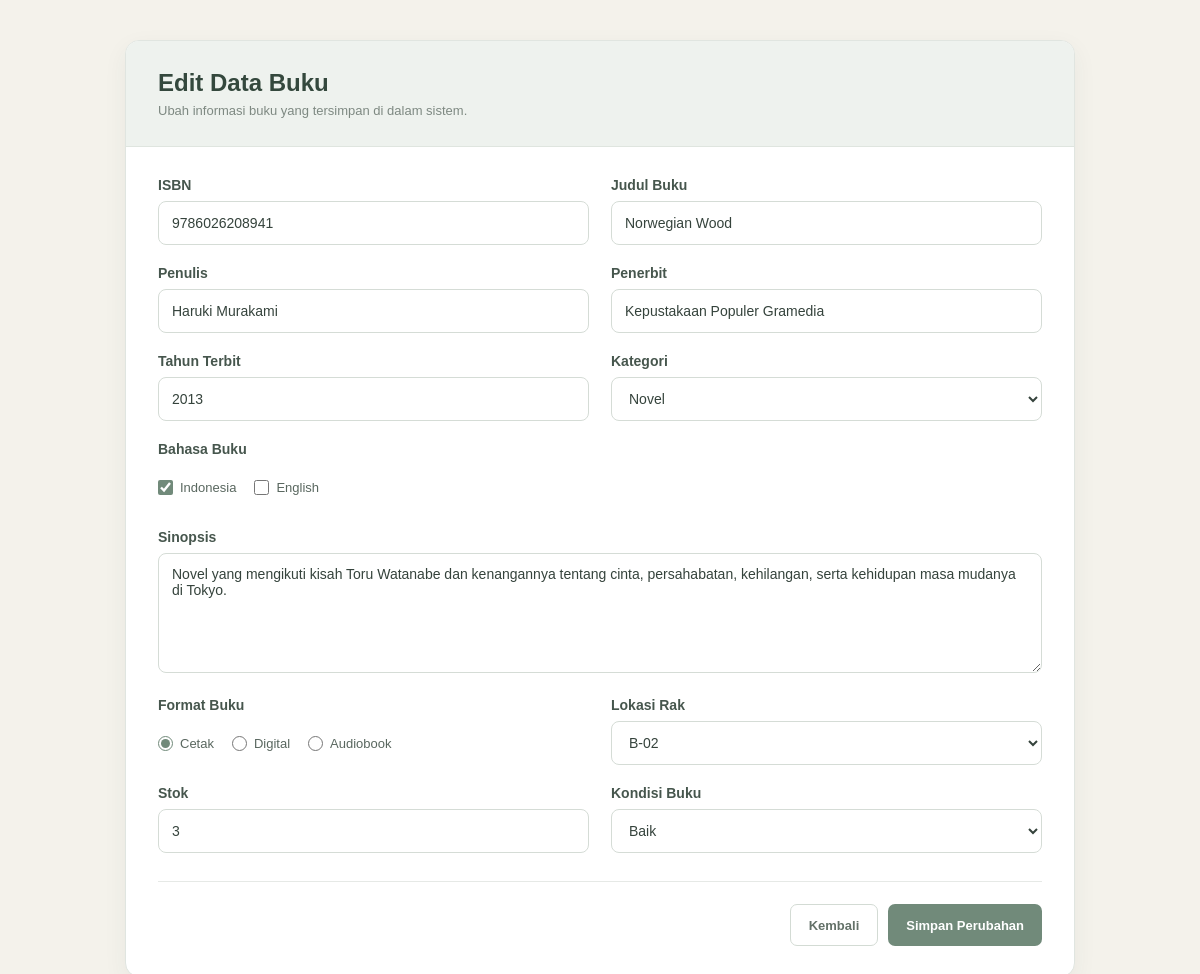
Page /edit.php?id=4 (signed in) on the committed database.
### tables this page shows
CREATE TABLE IF NOT EXISTS `buku` (
  `id` int NOT NULL AUTO_INCREMENT,
  `isbn` varchar(20) NOT NULL,
  `judul` varchar(150) NOT NULL,
  `penulis` varchar(100) NOT NULL,
  `penerbit` varchar(100) NOT NULL,
  `tahun_terbit` year NOT NULL,
  `kategori` varchar(50) NOT NULL,
  `bahasa_buku` varchar(50) NOT NULL,
  `sinopsis` text NOT NULL,
  `format_buku` varchar(20) NOT NULL,
  `lokasi_rak` varchar(20) NOT NULL,
  `stok` int NOT NULL,
  `kondisi` varchar(30) NOT NULL,
  PRIMARY KEY (`id`),
  UNIQUE KEY `isbn` (`isbn`)
);

### edit.php (the view, shortened to what this page needs)
<?php
require "config/koneksi.php";
$bahasa = $_SESSION["bahasa"] ?? "id";
$kategori_valid = [
    "Novel",
    "Komik/Manga",
    "Pendidikan",
    "Teknologi",
    "Sejarah",
    "Sains",
    "Biografi",
    "Referensi",
    "Agama",
    "Umum"
];
$lokasi_valid = [
    "A-01",
    "A-02",
    "A-03",
    "A-04",
    "A-05",
    "B-01",
    "B-02",
    "B-03",
    "B-04",
    "B-05",
    "C-01",
    "C-02",
    "C-03",
    "C-04",
    "C-05"
];
$kondisi_valid = [
    "Baru",
    "Sangat Baik",
    "Baik",
    "Cukup Baik",
    "Rusak Ringan",
    "Rusak"
];
$id = filter_input(
    INPUT_GET,
    "id",
    FILTER_VALIDATE_INT
);
$stmt = $pdo->prepare(
    "SELECT * FROM buku WHERE id = :id"
);
$stmt->execute([
    ":id" => $id
]);
$buku = $stmt->fetch(PDO::FETCH_ASSOC);
$isbn = $buku["isbn"];
$judul = $buku["judul"];
$penulis = $buku["penulis"];
$penerbit = $buku["penerbit"];
$tahun_terbit = $buku["tahun_terbit"];
$kategori = $buku["kategori"];
$bahasa_pilihan = array_filter(
    array_map(
        "trim",
        explode(",", $buku["bahasa_buku"])
    )
);
$sinopsis = $buku["sinopsis"];
$format_buku = $buku["format_buku"];
$lokasi_rak = $buku["lokasi_rak"];
$stok = $buku["stok"];
$kondisi = $buku["kondisi"];
?>
<!DOCTYPE html>
<html lang="<?= htmlspecialchars($bahasa) ?>">
<head>
    <link rel="stylesheet" href="style.css">
</head>
<body class="form-page">
    <div class="form-wrapper">
        <div class="form-card">
            <div class="form-card-header">
                <h1>
                    <?= htmlspecialchars($teks[$bahasa]["judul"]) ?>
                </h1>
                <p>
                    <?= htmlspecialchars($teks[$bahasa]["subjudul"]) ?>
                </p>
            </div>
            <div class="form-card-body">
                <form method="POST">
                    <div class="form-grid">
                        <div class="form-field">
                            <label for="isbn">
                                <?= htmlspecialchars($teks[$bahasa]["isbn"]) ?>
                            </label>
                            <input
                                type="text"
                                id="isbn"
                                name="isbn"
                                value="<?= htmlspecialchars($isbn) ?>"
                            >
                        </div>
                        <div class="form-field">
                            <label for="judul">
                                <?= htmlspecialchars($teks[$bahasa]["judul_buku"]) ?>
                            </label>
                            <input
                                type="text"
                                id="judul"
                                name="judul"
                                value="<?= htmlspecialchars($judul) ?>"
                            >
                        </div>
                        <div class="form-field">
                            <label for="penulis">
                                <?= htmlspecialchars($teks[$bahasa]["penulis"]) ?>
                            </label>
                            <input
                                type="text"
                                id="penulis"
                                name="penulis"
                                value="<?= htmlspecialchars($penulis) ?>"
                            >
                        </div>
                        <div class="form-field">
                            <label for="penerbit">
                                <?= htmlspecialchars($teks[$bahasa]["penerbit"]) ?>
                            </label>
                            <input
                                type="text"
                                id="penerbit"
                                name="penerbit"
                                value="<?= htmlspecialchars($penerbit) ?>"
                            >
                        </div>
                        <div class="form-field">
                            <label for="tahun_terbit">
                                <?= htmlspecialchars($teks[$bahasa]["tahun"]) ?>
                            </label>
                            <input
                                type="number"
                                id="tahun_terbit"
                                name="tahun_terbit"
                                value="<?= htmlspecialchars($tahun_terbit) ?>"
                            >
                        </div>
                        <div class="form-field">
                            <label for="kategori">
                                <?= htmlspecialchars($teks[$bahasa]["kategori"]) ?>
                            </label>
                            <select
                                id="kategori"
                                name="kategori"
                            >
                                <?php foreach ($kategori_valid as $pilihan_kategori): ?>
                                    <option
                                        value="<?= htmlspecialchars($pilihan_kategori) ?>"
                                        <?= $kategori == $pilihan_kategori ? "selected" : "" ?>
                                    >
                                        <?= htmlspecialchars($pilihan_kategori) ?>
                                    </option>
                                <?php endforeach; ?>
                            </select>
                        </div>
                        <div class="form-field form-grid-full">
                            <label>
                                <?= htmlspecialchars($teks[$bahasa]["bahasa_buku"]) ?>
                            </label>
                            <div class="option-group">
                                <label class="option-item">
                                    <input
                                        type="checkbox"
                                        name="bahasa_buku[]"
                                        value="Indonesia"
                                        <?= in_array("Indonesia", $bahasa_pilihan) ? "checked" : "" ?>
                                    >
                                    <?= htmlspecialchars($teks[$bahasa]["indonesia"]) ?>
                                </label>
                                <label class="option-item">
                                    <input
                                        type="checkbox"
                                        name="bahasa_buku[]"
                                        value="English"
                                        <?= in_array("English", $bahasa_pilihan) ? "checked" : "" ?>
                                    >
                                    <?= htmlspecialchars($teks[$bahasa]["english"]) ?>
                                </label>
                            </div>
                        </div>
                        <div class="form-field form-grid-full">
                            <label for="sinopsis">
                                <?= htmlspecialchars($teks[$bahasa]["sinopsis"]) ?>
                            </label>
                            <textarea
                                id="sinopsis"
                                name="sinopsis"
                            ><?= htmlspecialchars($sinopsis) ?></textarea>
                        </div>
                        <div class="form-field">
                            <label>
                                <?= htmlspecialchars($teks[$bahasa]["format"]) ?>
                            </label>
                            <div class="option-group">
                                <label class="option-item">
                                    <input
                                        type="radio"
                                        name="format_buku"
                                        value="Cetak"
                                        <?= $format_buku == "Cetak" ? "checked" : "" ?>
                                    >
                                    <?= htmlspecialchars($teks[$bahasa]["cetak"]) ?>
                                </label>
                                <label class="option-item">
                                    <input
                                        type="radio"
                                        name="format_buku"
                                        value="Digital"
                                        <?= $format_buku == "Digital" ? "checked" : "" ?>
                                    >
                                    <?= htmlspecialchars($teks[$bahasa]["digital"]) ?>
                                </label>
                                <label class="option-item">
                                    <input
                                        type="radio"
                                        name="format_buku"
                                        value="Audiobook"
                                        <?= $format_buku == "Audiobook" ? "checked" : "" ?>
                                    >
                                    <?= htmlspecialchars($teks[$bahasa]["audiobook"]) ?>
                                </label>
                            </div>
                        </div>
                        <div class="form-field">
                            <label for="lokasi_rak">
                                <?= htmlspecialchars($teks[$bahasa]["lokasi"]) ?>
                            </label>
                            <select
                                id="lokasi_rak"
                                name="lokasi_rak"
                            >
                                <?php foreach ($lokasi_valid as $pilihan_lokasi): ?>
                                    <option
                                        value="<?= htmlspecialchars($pilihan_lokasi) ?>"
                                        <?= $lokasi_rak == $pilihan_lokasi ? "selected" : "" ?>
                                    >
                                        <?= htmlspecialchars($pilihan_lokasi) ?>
                                    </option>
                                <?php endforeach; ?>
                            </select>
                        </div>
                        <div class="form-field">
                            <label for="stok">
                                <?= htmlspecialchars($teks[$bahasa]["stok"]) ?>
                            </label>
                            <input
                                type="number"
                                id="stok"
                                name="stok"
                                min="0"
                                value="<?= htmlspecialchars($stok) ?>"
                            >
                        </div>
                        <div class="form-field">
                            <label for="kondisi">
                                <?= htmlspecialchars($teks[$bahasa]["kondisi"]) ?>
                            </label>
                            <select
                                id="kondisi"
                                name="kondisi"
                            >
                                <?php foreach ($kondisi_valid as $pilihan_kondisi): ?>
                                    <option
                                        value="<?= htmlspecialchars($pilihan_kondisi) ?>"
                                        <?= $kondisi == $pilihan_kondisi ? "selected" : "" ?>
                                    >
                                        <?= htmlspecialchars($pilihan_kondisi) ?>
                                    </option>
                                <?php endforeach; ?>
                            </select>
                        </div>
                    </div>
                    <div class="form-actions">
                        <a
                            href="index.php"
                            class="button-back"
                        >
                            <?= htmlspecialchars($teks[$bahasa]["kembali"]) ?>
                        </a>
                        <button
                            type="submit"
                            name="simpan"
                            class="button-save"
                        >
                            <?= htmlspecialchars($teks[$bahasa]["simpan"]) ?>
                        </button>
                    </div>
                </form>
            </div>
        </div>
    </div>
</body>
</html>

### style.css (style rules this page uses)
* { box-sizing: border-box; margin: 0; padding: 0; }
body { font-family: Arial, Helvetica, sans-serif; color: #35433c; background: #f4f2eb; }
a { text-decoration: none; }
button, input, select, textarea { font-family: inherit; }
.form-group label, .form-field label { display: block; margin-bottom: 8px; color: #46564d; font-size: 14px; font-weight: 600; }
.form-group input, .form-field input[type="text"], .form-field input[type="number"], .form-field select, .form-field textarea { width: 100%; border: 1px solid #d5dcd6; border-radius: 8px; background: #ffffff; color: #35433c; font-size: 14px; outline: none; transition: border-color 0.2s ease, box-shadow 0.2s ease; }
.form-group input, .form-field input[type="text"], .form-field input[type="number"], .form-field select { height: 44px; padding: 0 13px; }
.form-field textarea { min-height: 120px; padding: 12px 13px; resize: vertical; }
.form-page { min-height: 100vh; background: #f4f2eb; padding: 40px 20px; }
.form-wrapper { width: 100%; max-width: 950px; margin: 0 auto; }
.form-card { background: #ffffff; border: 1px solid #e0e5e0; border-radius: 14px; box-shadow: 0 8px 25px rgba(55, 70, 62, 0.06); overflow: hidden; }
.form-card-header { padding: 28px 32px; background: #eef2ee; border-bottom: 1px solid #dfe5df; }
.form-card-header h1 { margin-bottom: 6px; color: #34483d; font-size: 24px; }
.form-card-header p { color: #7e8982; font-size: 13px; }
.form-card-body { padding: 30px 32px; }
.form-grid { display: grid; grid-template-columns: repeat(2, minmax(0, 1fr)); gap: 20px 22px; }
.form-grid-full { grid-column: 1 / -1; }
.form-field { min-width: 0; }
.option-group { display: flex; flex-wrap: wrap; align-items: center; gap: 10px 18px; min-height: 44px; }
.option-item { display: inline-flex !important; align-items: center; gap: 7px; margin: 0 !important; color: #59675f !important; font-size: 13px !important; font-weight: 400 !important; cursor: pointer; }
.option-item input[type="checkbox"], .option-item input[type="radio"] { width: 15px; height: 15px; margin: 0; accent-color: #718a7a; cursor: pointer; }
.form-actions { display: flex; justify-content: flex-end; gap: 10px; margin-top: 28px; padding-top: 22px; border-top: 1px solid #e6e9e6; }
.button-back, .button-save { min-height: 42px; padding: 0 18px; border-radius: 7px; font-size: 13px; font-weight: 600; cursor: pointer; display: inline-flex; align-items: center; justify-content: center; }
.button-back { border: 1px solid #d3dbd4; background: #ffffff; color: #637168; }
.button-save { border: none; background: #718a7a; color: #ffffff; }

### rows in the picture
buku: isbn "9786026208941", judul "Norwegian Wood", penulis "Haruki Murakami", penerbit "Kepustakaan Populer Gramedia", tahun_terbit "2013", kategori "Novel", bahasa_buku "☑", sinopsis "Novel yang mengikuti kisah Toru Watanabe dan kenangannya tentang cinta, persahabatan, kehilangan, serta kehidupan masa mudanya di Tokyo.", format_buku "☑ Cetak", format_buku "☐ Digital", format_buku "☐ Audiobook", lokasi_rak "B-02", stok "3", kondisi "Baik"

### other values in the picture
$teks[$bahasa]["judul"] "Edit Data Buku"
$teks[$bahasa]["subjudul"] "Ubah informasi buku yang tersimpan di dalam sistem."
$teks[$bahasa]["isbn"] "ISBN"
$teks[$bahasa]["judul_buku"] "Judul Buku"
$teks[$bahasa]["penulis"] "Penulis"
$teks[$bahasa]["penerbit"] "Penerbit"
$teks[$bahasa]["tahun"] "Tahun Terbit"
$teks[$bahasa]["kategori"] "Kategori"
$teks[$bahasa]["bahasa_buku"] "Bahasa Buku"
$teks[$bahasa]["indonesia"] "Indonesia"
$teks[$bahasa]["english"] "English"
$teks[$bahasa]["sinopsis"] "Sinopsis"
$teks[$bahasa]["format"] "Format Buku"
$teks[$bahasa]["cetak"] "Cetak"
$teks[$bahasa]["digital"] "Digital"
